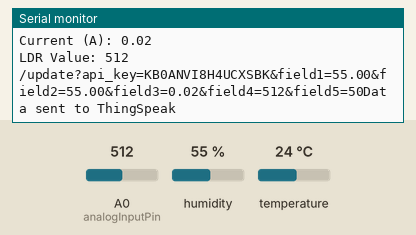
Recording of a sketch running on a simulated ESP8266 (NodeMCU). Parts: the last lines printed to the serial monitor. Inputs (shaded band) come from the test bench; at power-on: humidity 55 %, A0 (analogInputPin) = 512, temperature 24 °C. WiFi joins after 1.5 s; servers stay silent unless stated.

Above: at 1.7 s.
1.8 s: humidity set to 22 %
At 2.5 s:
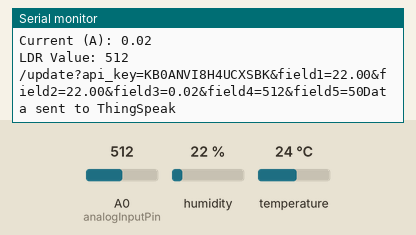
3.3 s: A0 (analogInputPin) set to 716
At 3.7 s:
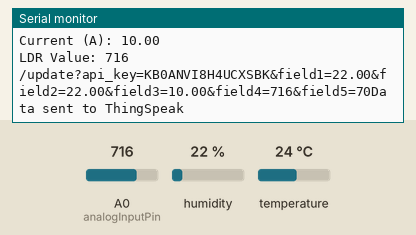
4.8 s: temperature set to 12 °C
6.3 s: A0 (analogInputPin) set to 900
At 7.3 s:
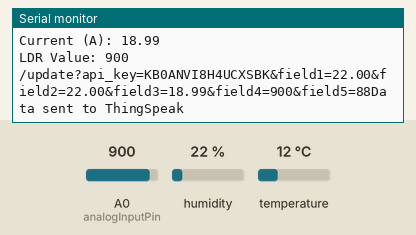
9.8 s: humidity set to 40 %
At 10.9 s:
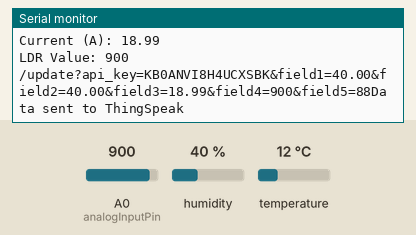
Timing chart, 0 to 12.3 s (numbered marks = the images above; inputs shaded):
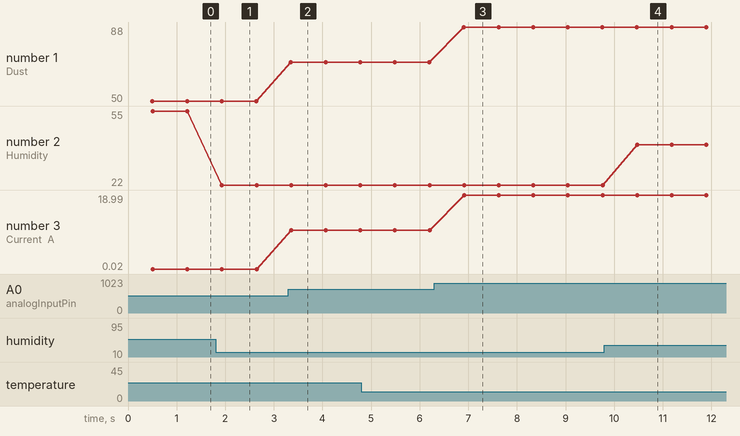

The sketch:

monitoring.ino
```cpp
#include <Adafruit_Sensor.h>
#include <DHT.h>
#include <DHT_U.h>
#include <ESP8266WiFi.h>
#include <ESP8266HTTPClient.h>
#include <ThingSpeak.h>
#include <Wire.h>
#include <WiFiClient.h>

// DHT Sensor
#define DHTTYPE DHT11  // DHT 11
#define DHTPIN D5 // Use digital pin D5 for the DHT sensor
DHT_Unified dht(DHTPIN, DHTTYPE);


// Current Sensor
const int analogInputPin = A0; // ACS712 sensor
float sensitivity = 100.0;     // For ACS712-05B, it's typically 100 mV/A

//Dust Sensor
const int dustSensorPin = A0;  // Digital pin for the dust sensor
float dustValue = 0.0; // Variable to store the dust sensor reading

// LDR Sensor
const int ldrPin = D7; // Use digital pin D7 for the LDR sensor

const char* ssid = "vivo 1818";  // Replace with your WiFi SSID
const char* password = "dhwani1234";  // Replace with your WiFi password
const String apiKey = "KB0ANVI8H4UCXSBK";  // Replace with your ThingSpeak API Key
const String channelID = "2300020";  // Replace with your ThingSpeak Channel ID
const char* server = "api.thingspeak.com";
WiFiClient client;

void setup() {
  Serial.begin(115200);
  dht.begin();
  connectToWiFi();
}


void loop() {
  // Read dust sensor data
  int dustSensorValue = analogRead(dustSensorPin); // Read an analog value from D2
  String dustValue = String(map(dustSensorValue, 0, 1023, 0, 100));// Map the analog reading to your dust concentration range
  Serial.print("Dust: ");
  Serial.println(dustValue);

  //Read temperature and humidity from DHT11 sensor
  sensors_event_t event;
  dht.temperature().getEvent(&event);
  Serial.print(F("Temperature: "));
  Serial.print(event.temperature);
  Serial.println(F("°C"));
  dht.humidity().getEvent(&event);
  Serial.print(F("Humidity: "));
  Serial.print(event.relative_humidity);
  Serial.println(F("%"));


  // Read current from ACS712 sensor
  int sensorValue = analogRead(analogInputPin);
  float voltage = (sensorValue / 1023.0) * 5000.0; // 5V reference voltage
  String current = String((voltage - 2500) / sensitivity); // 2500 mV is the sensor's zero current output
  Serial.print("Current (A): ");
  Serial.println(current); // Display with 2 decimal places


  // Read LDR sensor value
  String ldrValue = String(analogRead(ldrPin));
  Serial.print("LDR Value: ");
  Serial.println(ldrValue);

  String temperature=String(event.temperature);
  String Humidity=String(event.relative_humidity);

  String url="/update?api_key="+apiKey+"&field1=" +temperature+ "&field2=" +Humidity+"&field3="+current+"&field4="+ldrValue+"&field5="+dustValue;

  Serial.print(url);
  if (client.connect(server, 80)) {
  // Rest of the code for sending data to ThingSpeak...
  client.print("POST" + url + " HTTP/1.1\n");
  client.print("Host: "+String(server)+ "\n");
  client.print("Connection: close\n");
  //client.print("X-THINGSPEAKAPIKEY: " + apiKey + "\n");
  //client.print("Content-Type: application/x-www-form-urlencoded\n");
  //client.print("Content-Length: ");
  //client.print(data.length());
  Serial.println("Data sent to ThingSpeak");
  }else {
  Serial.println("Connection to ThingSpeak failed");
}
 client.stop();


  delay(500);
}


void connectToWiFi() {
  Serial.print("Connecting to Wi-Fi");
  WiFi.begin(ssid, password);
  while (WiFi.status() != WL_CONNECTED) {
    delay(500);
    Serial.print("connected");
    break;
  }
  Serial.println();
  Serial.println("Connected to Wi-Fi (test2)");
}
```

Measured:
- after the input at 1.8 s, the serial monitor: prints a new line after 0.13 s (image 1)
- after the input at 3.3 s, the serial monitor: prints a new line after 0.05 s (image 2)
- after the input at 6.3 s, the serial monitor: prints a new line after 0.61 s (image 3)
- after the input at 9.8 s, the serial monitor: prints a new line after 0.67 s (image 4)
- plotted number 1: 50 → 70 after the input at 3.3 s, 70 → 88 after the input at 6.3 s
- plotted number 2: 55 → 22 after the input at 1.8 s, 22 → 40 after the input at 9.8 s
- plotted number 3: 0.02 → 10 after the input at 3.3 s, 10 → 18.99 after the input at 6.3 s
